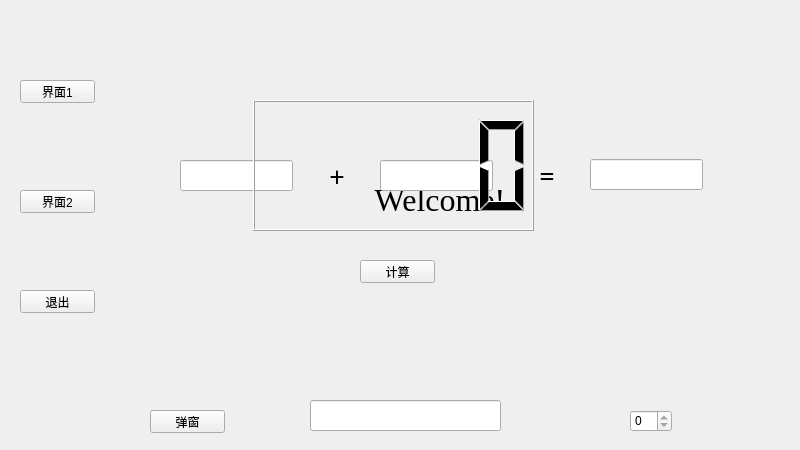
<?xml version="1.0" encoding="UTF-8"?>
<ui version="4.0">
 <class>MainWindow</class>
 <widget class="QMainWindow" name="MainWindow">
  <property name="geometry">
   <rect>
    <x>0</x>
    <y>0</y>
    <width>800</width>
    <height>450</height>
   </rect>
  </property>
  <property name="windowTitle">
   <string>MainWindow</string>
  </property>
  <widget class="QWidget" name="centralwidget">
   <widget class="QPushButton" name="quit_button">
    <property name="geometry">
     <rect>
      <x>20</x>
      <y>290</y>
      <width>75</width>
      <height>23</height>
     </rect>
    </property>
    <property name="text">
     <string>退出</string>
    </property>
   </widget>
   <widget class="QPushButton" name="open_button">
    <property name="geometry">
     <rect>
      <x>150</x>
      <y>410</y>
      <width>75</width>
      <height>23</height>
     </rect>
    </property>
    <property name="text">
     <string>弹窗</string>
    </property>
   </widget>
   <widget class="QLineEdit" name="display1">
    <property name="geometry">
     <rect>
      <x>310</x>
      <y>400</y>
      <width>191</width>
      <height>31</height>
     </rect>
    </property>
    <property name="font">
     <font>
      <family>Agency FB</family>
      <pointsize>12</pointsize>
     </font>
    </property>
    <property name="readOnly">
     <bool>true</bool>
    </property>
   </widget>
   <widget class="QSpinBox" name="display2">
    <property name="geometry">
     <rect>
      <x>630</x>
      <y>410</y>
      <width>42</width>
      <height>22</height>
     </rect>
    </property>
    <property name="readOnly">
     <bool>true</bool>
    </property>
   </widget>
   <widget class="QPushButton" name="form1_button">
    <property name="geometry">
     <rect>
      <x>20</x>
      <y>80</y>
      <width>75</width>
      <height>23</height>
     </rect>
    </property>
    <property name="text">
     <string>界面1</string>
    </property>
   </widget>
   <widget class="QPushButton" name="form2_button">
    <property name="geometry">
     <rect>
      <x>20</x>
      <y>190</y>
      <width>75</width>
      <height>23</height>
     </rect>
    </property>
    <property name="text">
     <string>界面2</string>
    </property>
   </widget>
   <widget class="QWidget" name="widget1" native="true">
    <property name="geometry">
     <rect>
      <x>120</x>
      <y>20</y>
      <width>640</width>
      <height>360</height>
     </rect>
    </property>
    <widget class="QLineEdit" name="value_1">
     <property name="geometry">
      <rect>
       <x>60</x>
       <y>140</y>
       <width>113</width>
       <height>31</height>
      </rect>
     </property>
    </widget>
    <widget class="QLineEdit" name="value_2">
     <property name="geometry">
      <rect>
       <x>260</x>
       <y>140</y>
       <width>113</width>
       <height>31</height>
      </rect>
     </property>
    </widget>
    <widget class="QLineEdit" name="value_sum">
     <property name="geometry">
      <rect>
       <x>470</x>
       <y>139</y>
       <width>113</width>
       <height>31</height>
      </rect>
     </property>
     <property name="readOnly">
      <bool>true</bool>
     </property>
    </widget>
    <widget class="QLabel" name="label_1">
     <property name="geometry">
      <rect>
       <x>190</x>
       <y>141</y>
       <width>54</width>
       <height>31</height>
      </rect>
     </property>
     <property name="font">
      <font>
       <family>Agency FB</family>
       <pointsize>20</pointsize>
      </font>
     </property>
     <property name="text">
      <string>+</string>
     </property>
     <property name="alignment">
      <set>Qt::AlignCenter</set>
     </property>
    </widget>
    <widget class="QLabel" name="label_2">
     <property name="geometry">
      <rect>
       <x>400</x>
       <y>140</y>
       <width>54</width>
       <height>31</height>
      </rect>
     </property>
     <property name="font">
      <font>
       <family>Agency FB</family>
       <pointsize>20</pointsize>
      </font>
     </property>
     <property name="text">
      <string>=</string>
     </property>
     <property name="alignment">
      <set>Qt::AlignCenter</set>
     </property>
    </widget>
    <widget class="QPushButton" name="calculate_button">
     <property name="geometry">
      <rect>
       <x>240</x>
       <y>240</y>
       <width>75</width>
       <height>23</height>
      </rect>
     </property>
     <property name="text">
      <string>计算</string>
     </property>
    </widget>
   </widget>
   <widget class="QWidget" name="widget2" native="true">
    <property name="geometry">
     <rect>
      <x>120</x>
      <y>20</y>
      <width>640</width>
      <height>360</height>
     </rect>
    </property>
    <widget class="QLCDNumber" name="sum_display">
     <property name="geometry">
      <rect>
       <x>133</x>
       <y>80</y>
       <width>281</width>
       <height>131</height>
      </rect>
     </property>
     <property name="font">
      <font>
       <family>Brush Script MT</family>
       <pointsize>48</pointsize>
       <italic>true</italic>
      </font>
     </property>
    </widget>
   </widget>
   <widget class="QWidget" name="wel_widget" native="true">
    <property name="geometry">
     <rect>
      <x>120</x>
      <y>20</y>
      <width>640</width>
      <height>360</height>
     </rect>
    </property>
    <widget class="QLabel" name="welcome">
     <property name="geometry">
      <rect>
       <x>0</x>
       <y>0</y>
       <width>640</width>
       <height>360</height>
      </rect>
     </property>
     <property name="font">
      <font>
       <family>Times New Roman</family>
       <pointsize>24</pointsize>
      </font>
     </property>
     <property name="text">
      <string>Welcome!</string>
     </property>
     <property name="alignment">
      <set>Qt::AlignCenter</set>
     </property>
    </widget>
   </widget>
   <zorder>wel_widget</zorder>
   <zorder>widget1</zorder>
   <zorder>widget2</zorder>
   <zorder>quit_button</zorder>
   <zorder>open_button</zorder>
   <zorder>display1</zorder>
   <zorder>display2</zorder>
   <zorder>form1_button</zorder>
   <zorder>form2_button</zorder>
  </widget>
 </widget>
 <resources/>
 <connections/>
</ui>
